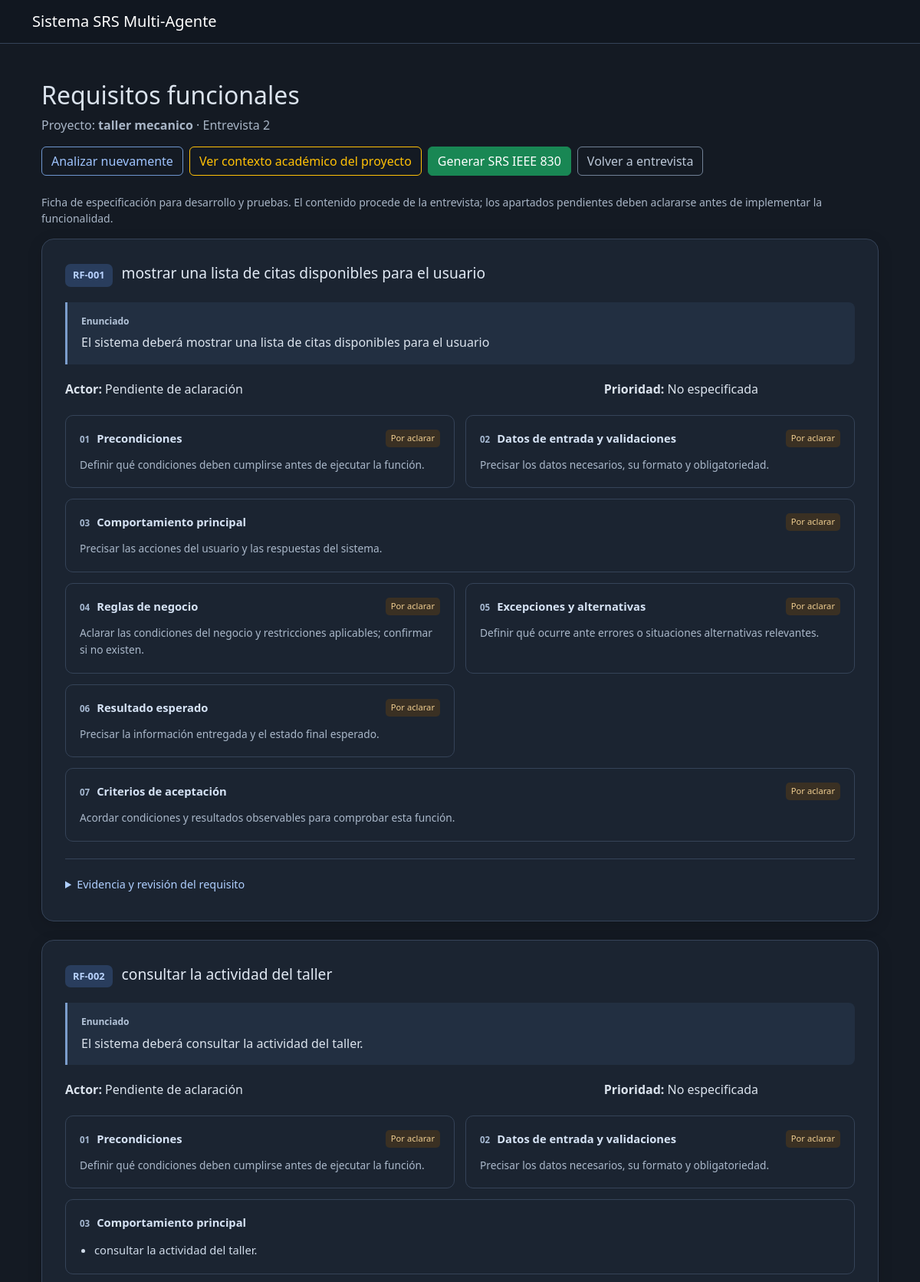
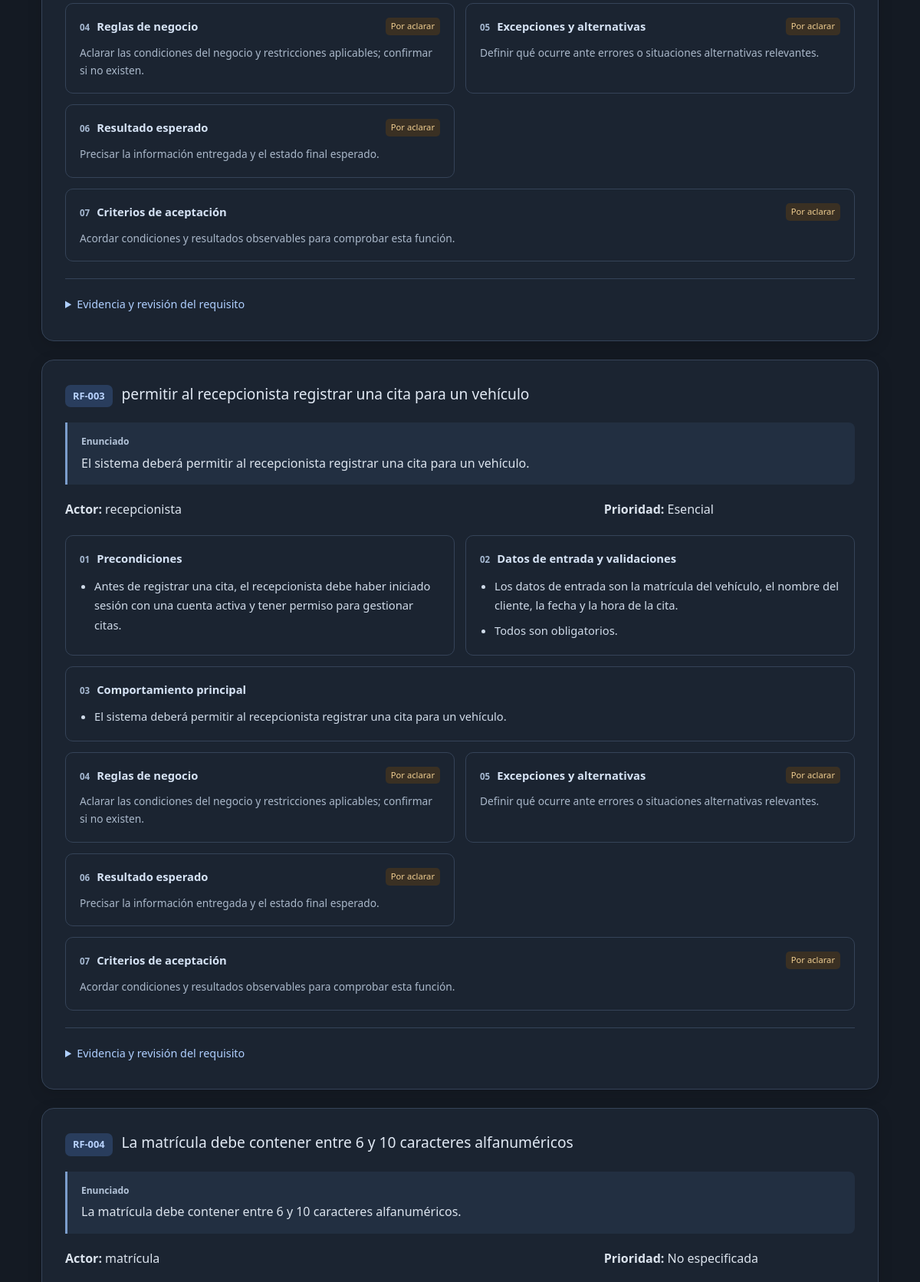
Screenshot of /interviews/2/requirements (upper part) with the database file from the repository (2 pictures, top to bottom).
### app/models.py (models this page shows)
class Project(db.Model):
    id = db.Column(
        db.Integer,
        primary_key=True
    )
    name = db.Column(
        db.String(150),
        nullable=False
    )
    description = db.Column(
        db.Text,
        nullable=True
    )
    created_at = db.Column(
        db.DateTime,
        default=datetime.utcnow
    )

class Interview(db.Model):
    id = db.Column(
        db.Integer,
        primary_key=True
    )
    project_id = db.Column(
        db.Integer,
        db.ForeignKey("project.id"),
        nullable=False
    )
    audio_path = db.Column(
        db.String(300),
        nullable=True
    )
    transcription = db.Column(
        db.Text,
        nullable=True
    )
    created_at = db.Column(
        db.DateTime,
        default=datetime.utcnow
    )

class Requirement(db.Model):
    specification = db.Column(db.Text, nullable=True)
    @property
    def specification_rows(self):
        from app.services.requirement_specification import specification_rows
        interview = db.session.get(Interview, self.interview_id)
        source = interview.transcription if interview else self.source_excerpt
        return specification_rows(self.specification, source or "", {
            "description": self.description, "source_excerpt": self.source_excerpt})
    @property
    def name(self):
        from app.services.requirement_specification import requirement_name
        return requirement_name(self.description)
    @property
    def specification_unavailable(self):
        from app.services.requirement_specification import read_specification
        return read_specification(self.specification).get("extraction_status") == "unavailable"
    id = db.Column(
        db.Integer,
        primary_key=True
    )
    project_id = db.Column(
        db.Integer,
        db.ForeignKey("project.id"),
        nullable=False
    )
    interview_id = db.Column(
        db.Integer,
        db.ForeignKey("interview.id"),
        nullable=False
    )
    code = db.Column(
        db.String(20),
        nullable=False
    )
    description = db.Column(
        db.Text,
        nullable=False
    )
    actor = db.Column(
        db.String(100),
        nullable=True
    )
    priority = db.Column(
        db.String(30),
        default="no_especificada"
    )
    priority_reason = db.Column(
        db.Text,
        nullable=True
    )
    source_excerpt = db.Column(
        db.Text,
        nullable=False
    )
    ambiguity_detected = db.Column(
        db.Boolean,
        default=False
    )
    ambiguity_reason = db.Column(
        db.Text,
        nullable=True
    )
    verifiable = db.Column(
        db.Boolean,
        default=True
    )
    verification_reason = db.Column(
        db.Text,
        nullable=True
    )
    enriched_context = db.Column(
        db.Text,
        nullable=True
    )

### app/routes.py (the view)
@main.route(
    "/interviews/<int:interview_id>/requirements"
)
def view_requirements(interview_id):
    interview = Interview.query.get_or_404(
        interview_id
    )
    project = Project.query.get_or_404(
        interview.project_id
    )
    requirements = (
        Requirement.query
        .filter_by(
            interview_id=interview.id
        )
        .order_by(
            Requirement.id.asc()
        )
        .all()
    )
    project_context = get_project_context(project.id)
    return render_template(
        "requirements.html",
        interview=interview,
        project=project,
        requirements=requirements,
        project_context=project_context,
        has_enrichment=bool(project_context)
    )

### app/routes.py (called while the page is built)
def load_enriched_context(
    enriched_context
):
    if not enriched_context:
        return None
    try:
        context = json.loads(
            enriched_context
        )
        if isinstance(
            context,
            dict
        ):
            return context
    except (
        json.JSONDecodeError,
        TypeError
    ):
        pass
    return None

def get_project_context(project_id):
    record = db.session.get(ProjectContext, project_id)
    return load_enriched_context(record.content) if record else None

### app/services/functional_context.py (called while the page is built)
def fold(text):
    return ''.join(c for c in unicodedata.normalize('NFD', text.lower())
                   if unicodedata.category(c) != 'Mn')

def sentences(text):
    return [s.strip() for s in re.split(r'(?<=[.!?])\s+|\n+', text) if s.strip()]

def rejected(text):
    return bool(re.search(r'\bno (necesitamos|queremos|requerimos|hace falta)\b', fold(text)))

def pending_information(text):
    return bool(re.search(r'\b(no hemos (?:definido|decidido|acordado)|no se ha definido|'
                          r'todavia no|tampoco hemos|sin definir|por definir|'
                          r'reunion adicional|necesitamos aclarar|no he decidido|'
                          r'no lo tengo claro|no se todavia|todavia no se|'
                          r'tenemos que conversarlo|prefiero decidirlo despues)\b', fold(text)))

def closing_summary(text):
    return bool(re.search(r'^(?:en resumen|resumiendo)\b|'
                          r'\blo indispensable es\b|\bpueden quedar para despues\b', fold(text)))

def metadata(text):
    return bool(re.search(r'\b(esta (?:funcion|funcionalidad)|voy a explicar|'
                          r'vamos a explicar|por separado)\b', fold(text)))

def detail(text):
    return bool(re.match(
        r'^(antes\b|para\b|si\b|cuando\b|con\b|finalmente\b|al\b|'
        r'los datos\b|una regla\b|el resultado\b|'
        r'los criterios\b|el criterio\b|en caso\b)', fold(text)))

### app/services/requirement_specification.py (called while the page is built)
def normalize(text):
    return re.sub(r"\s+", " ", text).strip()

def folded(text):
    return ''.join(c for c in unicodedata.normalize('NFD', text.lower())
                   if unicodedata.category(c) != 'Mn')

def read_specification(value):
    if isinstance(value, str):
        try:
            value = json.loads(value)
        except (ValueError, TypeError):
            return {}
    return value if isinstance(value, dict) else {}

### app/templates/requirements.html (shortened to what this page needs)
{% extends "base.html" %}
{% block content %}
<div class="container py-4">
    <h2>Requisitos funcionales</h2>
    <p class="text-muted">Proyecto: <strong>{{ project.name }}</strong> · Entrevista {{ interview.id }}</p>
    <div class="d-flex flex-wrap gap-2 mb-4">
        <form action="{{ url_for('main.analyze_requirements', interview_id=interview.id) }}" method="POST">
            <button type="submit" class="btn btn-outline-primary">Analizar nuevamente</button>
        </form>
        <a href="#project-context" class="btn btn-outline-warning">Ver contexto académico del proyecto</a>
        {% if requirements %}
        <form action="{{ url_for('main.generate_srs', project_id=project.id) }}" method="POST">
            <button type="submit" class="btn btn-success">Generar SRS IEEE 830</button>
        </form>
        {% endif %}
        <a href="{{ url_for('main.interview_detail', interview_id=interview.id) }}" class="btn btn-outline-secondary">Volver a entrevista</a>
    </div>
    {% if not requirements %}
    <div class="alert alert-info">Todavía no existen requisitos funcionales identificados para esta entrevista.</div>
    {% else %}
    <p class="text-muted small">Ficha de especificación para desarrollo y pruebas. El contenido procede de la entrevista; los apartados pendientes deben aclararse antes de implementar la funcionalidad.</p>
    {% endif %}
    {% set priorities = {'esencial': 'Esencial', 'opcional': 'Opcional', 'condicional': 'Condicional'} %}
    {% for requirement in requirements %}
    <article class="card mb-4 rf-card">
        <div class="card-body">
            <div class="rf-title"><span class="rf-code">{{ requirement.code }}</span><h4>{{ requirement.name }}</h4></div>
            <p class="rf-statement"><strong>Enunciado</strong>{{ requirement.description }}</p>
            <div class="row mb-3">
                <div class="col-md-8"><strong>Actor:</strong> {{ requirement.actor or 'Pendiente de aclaración' }}</div>
                <div class="col-md-4"><strong>Prioridad:</strong> {{ priorities.get(requirement.priority, 'No especificada') }}</div>
            </div>
            {% include 'requirement_specification.html' %}
            <details class="border-top pt-3">
                <summary>Evidencia y revisión del requisito</summary>
            </details>
        </div>
    </article>
    {% endfor %}
</div>
{% endblock %}

### app/templates/requirement_specification.html (shortened to what this page needs)
<section class="mb-3" aria-label="Detalles esenciales del requisito">
    <div class="rf-components">
    {% for row in requirement.specification_rows %}
        <section class="rf-component {% if row.key in ['main_flow', 'acceptance_criteria'] %}rf-component-wide{% endif %}">
        <div class="rf-component-heading">
            <h5><span class="rf-step" aria-hidden="true">{{ '%02d'|format(loop.index) }}</span>{{ row.label }}</h5>
            {% if not row['values'] %}<span class="rf-pending">Por aclarar</span>{% endif %}
        </div>
        {% if row['values'] %}
            <ul class="rf-evidence mb-0">
            {% for quote in row['values'] %}
                <li>{% if row.key == 'acceptance_criteria' %}<strong>{{ requirement.code }}-CA-{{ '%02d'|format(loop.index) }}:</strong> {% endif %}{{ quote }}</li>
            {% endfor %}
            </ul>
        {% else %}<p class="rf-help mb-0"><span class="visually-hidden">Pendiente de aclaración. </span>{{ row.help }}</p>{% endif %}
        </section>
    {% endfor %}
    </div>
</section>

### app/static/css/style.css (style rules this page uses)
:root[data-bs-theme="dark"] { color-scheme: dark; --bs-body-bg: #141a23; --bs-body-color: #dbe3ed; --bs-emphasis-color: #ecf1f7; --bs-secondary-color: #a8b5c6; --bs-secondary-bg: #202b3a; --bs-tertiary-bg: #1c2633; --bs-border-color: #354358; --bs-link-color: #9fc4ff; --bs-link-color-rgb: 159, 196, 255; --bs-link-hover-color: #c5dcff; --bs-link-hover-color-rgb: 197, 220, 255; }
body { background-color: var(--bs-body-bg); color: var(--bs-body-color); }
.card { --bs-card-bg: #1b2431; --bs-card-border-color: #354358; }
.btn-outline-primary { --bs-btn-color: #9fc4ff; --bs-btn-border-color: #6e96cf; }
.btn-outline-secondary { --bs-btn-color: #bcc8d8; --bs-btn-border-color: #718196; }
.card { height: 100%; }
.rf-card { height: auto; border: 1px solid #354358; border-radius: 16px; box-shadow: 0 5px 20px #00000020; }
.rf-card .card-body { padding: clamp(16px, 3vw, 30px); }
.rf-title { display: flex; align-items: baseline; gap: 12px; flex-wrap: wrap; }
.rf-title h4 { font-size: 1.2rem; line-height: 1.5; margin: 0; color: #e1e9f4; }
.rf-code { background: #293d5d; color: #b9d3ff; padding: 5px 10px; border-radius: 7px; font-size: .8rem; font-weight: 700; white-space: nowrap; }
.rf-statement { margin: 20px 0; padding: 15px 18px; background: #222f41; border-left: 3px solid #7b9dcc; border-radius: 0 8px 8px 0; line-height: 1.65; }
.rf-statement strong { display: block; font-size: .75rem; color: #b4c4d9; margin-bottom: 5px; }
.rf-components { display: grid; grid-template-columns: repeat(2, minmax(0, 1fr)); gap: 14px; margin: 22px 0; }
.rf-component { padding: 18px; border: 1px solid #354358; border-radius: 10px; min-width: 0; }
.rf-component-wide { grid-column: 1 / -1; }
.rf-component-heading { display: flex; gap: 10px; justify-content: space-between; align-items: flex-start; margin-bottom: 12px; flex-wrap: wrap; }
.rf-component h5 { font-size: .92rem; font-weight: 650; line-height: 1.5; color: #d6e3f5; margin: 0; }
.rf-step { color: #a7bad3; font-size: .72rem; margin-right: 9px; }
.rf-pending { font-size: .7rem; padding: 3px 7px; color: #f0ce91; background: #3a3023; border-radius: 5px; white-space: nowrap; }
.rf-help { color: #aab8ca; font-size: .86rem; line-height: 1.65; }
.rf-evidence { padding-left: 19px; color: #d0dbe9; font-size: .92rem; line-height: 1.75; overflow-wrap: anywhere; }
.rf-evidence li + li { margin-top: 7px; }
.rf-card summary { color: #afcfff; font-size: .9rem; cursor: pointer; padding: 6px 0; }

### rows the page displays
Project: name "taller mecanico"
Interview: id "2"
Requirement: code "RF-001", name "mostrar una lista de citas disponibles para el usuario", description "El sistema deberá mostrar una lista de citas disponibles para el usuario", actor "Pendiente de aclaración", get "No especificada", index "01" "02" "03" "04" "05" "06" "07", label "Precondiciones" "Datos de entrada y validaciones" "Comportamiento principal" "Reglas de negocio" "Excepciones y alternativas" "Resultado esperado" "Criterios de aceptación", help "Definir qué condiciones deben cumplirse antes de ejecutar la función." "Precisar los datos necesarios, su formato y obligatoriedad." "Precisar las acciones del usuario y las respuestas del sistema." "Aclarar las condiciones del negocio y restricciones aplicables; confirmar si no existen." "Definir qué ocurre ante errores o situaciones alternativas relevantes." "Precisar la información entregada y el estado final esperado." "Acordar condiciones y resultados observables para comprobar esta función."
Requirement: code "RF-002", name "consultar la actividad del taller", description "El sistema deberá consultar la actividad del taller.", actor "Pendiente de aclaración", get "No especificada", index "01" "02" "03" "04" "05" "06" "07", label "Precondiciones" "Datos de entrada y validaciones" "Comportamiento principal" "Reglas de negocio" "Excepciones y alternativas" "Resultado esperado" "Criterios de aceptación", help "Definir qué condiciones deben cumplirse antes de ejecutar la función." "Precisar los datos necesarios, su formato y obligatoriedad." "Aclarar las condiciones del negocio y restricciones aplicables; confirmar si no existen." "Definir qué ocurre ante errores o situaciones alternativas relevantes." "Precisar la información entregada y el estado final esperado." "Acordar condiciones y resultados observables para comprobar esta función.", quote "consultar la actividad del taller."
Requirement: code "RF-003", name "permitir al recepcionista registrar una cita para un vehículo", description "El sistema deberá permitir al recepcionista registrar una cita para un vehículo.", actor "recepcionista", get "Esencial", index "01" "02" "03" "04" "05" "06" "07", label "Precondiciones" "Datos de entrada y validaciones" "Comportamiento principal" "Reglas de negocio" "Excepciones y alternativas" "Resultado esperado" "Criterios de aceptación", quote "Antes de registrar una cita, el recepcionista debe haber iniciado sesión con una cuenta activa y tener permiso para gestionar citas." "Los datos de entrada son la matrícula del vehículo, el nombre del cliente, la fecha y la hora de la cita." "Todos son obligatorios." "El sistema deberá permitir al recepcionista registrar una cita para un vehículo.", help "Aclarar las condiciones del negocio y restricciones aplicables; confirmar si no existen." "Definir qué ocurre ante errores o situaciones alternativas relevantes." "Precisar la información entregada y el estado final esperado." "Acordar condiciones y resultados observables para comprobar esta función."
Requirement: code "RF-004", name "La matrícula debe contener entre 6 y 10 caracteres alfanuméricos", description "La matrícula debe contener entre 6 y 10 caracteres alfanuméricos.", actor "matrícula", get "No especificada"
